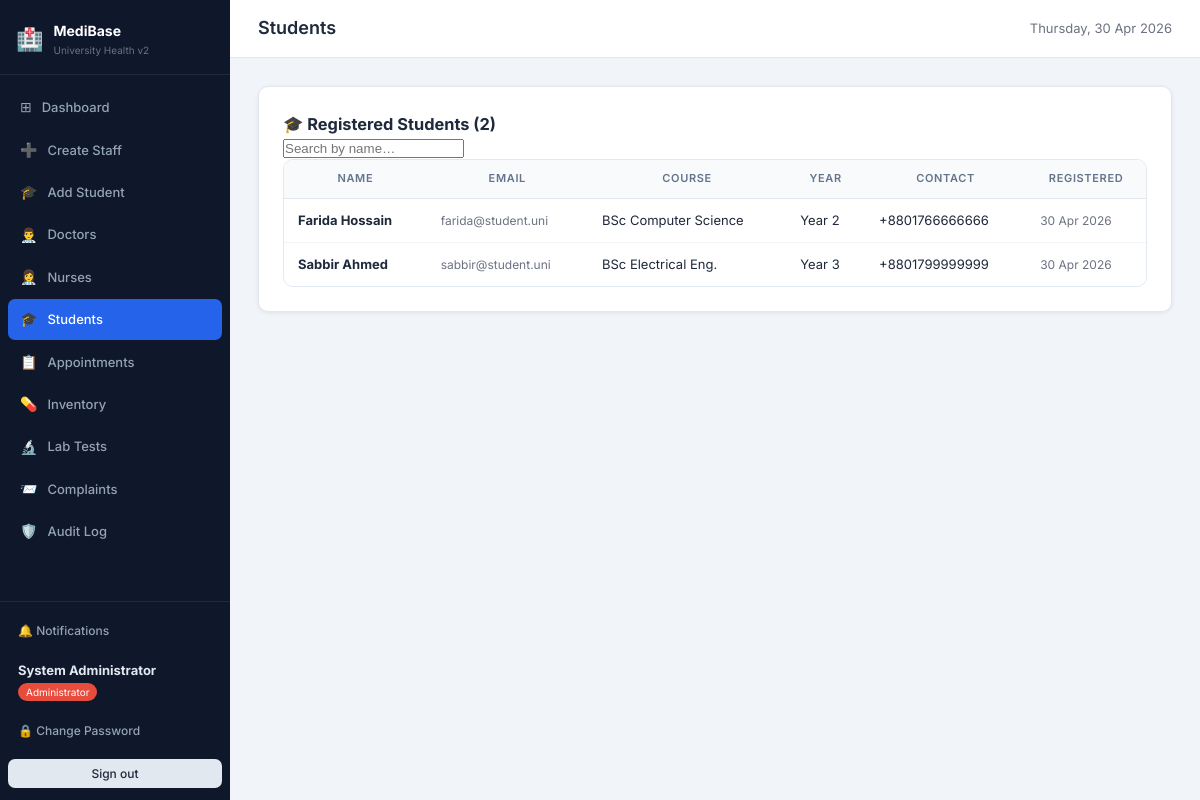
Page /public/admin/students.php (signed in) on the committed database.
### tables this page shows
CREATE TABLE `students` (
  `student_id`       INT UNSIGNED NOT NULL AUTO_INCREMENT,
  `user_id`          INT UNSIGNED NOT NULL,
  `student_uid`      VARCHAR(30) DEFAULT NULL COMMENT 'University-issued unique ID',
  `full_name`        VARCHAR(150) NOT NULL DEFAULT '',
  `email`            VARCHAR(254) NOT NULL,
  `course`           VARCHAR(150) DEFAULT NULL,
  `year_level`       VARCHAR(20) DEFAULT NULL,
  `contact_number`   VARCHAR(20) DEFAULT NULL,
  `blood_group`      VARCHAR(5) DEFAULT NULL,
  `emergency_contact_name`  VARCHAR(150) DEFAULT NULL,
  `emergency_contact_phone` VARCHAR(20) DEFAULT NULL,
  `medical_history`  TEXT DEFAULT NULL,
  `created_at`       DATETIME NOT NULL DEFAULT CURRENT_TIMESTAMP,
  PRIMARY KEY (`student_id`),
  UNIQUE KEY `uq_students_user`  (`user_id`),
  UNIQUE KEY `uq_students_email` (`email`),
  UNIQUE KEY `uq_students_uid`   (`student_uid`),
  KEY `idx_students_name` (`full_name`),
  CONSTRAINT `fk_students_user` FOREIGN KEY (`user_id`) REFERENCES `user` (`user_id`)
    ON DELETE CASCADE ON UPDATE CASCADE
);

### app/controllers/AdminController.php (called while the page is built, shortened)
<?php
require_once __DIR__ . '/../../config/db.php';
require_once __DIR__ . '/../models/StudentModel.php';
class AdminController {
    private StudentModel     $students;
    public function __construct() {
        $this->students      = new StudentModel();
    }
    private function layout(string $pageTitle, string $viewFile, array $vars = []): void {
        extract($vars);
        include __DIR__ . '/../views/shared/header.php';
        include __DIR__ . '/../views/admin/' . $viewFile;
        include __DIR__ . '/../views/shared/footer.php';
    }
    public function listStudents(): void {
        $q        = $_GET['q'] ?? '';
        $students = $q
            ? [$this->students->searchByUid($q)]
            : $this->students->getAll();
        $students = array_filter($students);
        $this->layout('Students', 'list_students.php', compact('students','q'));
    }
}

### public/admin/students.php (called while the page is built, shortened)
<?php
require_once __DIR__ . '/../../app/controllers/AdminController.php';
(new AdminController())->listStudents();

### config/db.php (called while the page is built, shortened)
<?php
function getDB(): PDO {
    static $pdo = null;
    if ($pdo !== null) return $pdo;
    $dsn = "mysql:host=".DB_HOST.";port=".DB_PORT
          .";dbname=".DB_NAME.";charset=".DB_CHARSET;
    try {
        $pdo = new PDO($dsn, DB_USER, DB_PASS, [
            PDO::ATTR_ERRMODE            => PDO::ERRMODE_EXCEPTION,
            PDO::ATTR_DEFAULT_FETCH_MODE => PDO::FETCH_ASSOC,
            PDO::ATTR_EMULATE_PREPARES   => false,
        ]);
    } catch (PDOException $e) {
        http_response_code(500);
        die('<div style="font-family:sans-serif;max-width:600px;margin:60px auto;padding:30px;
             border:1px solid #fca5a5;border-radius:10px;background:#fef2f2;color:#991b1b">
             <h2>⚠️ Database Connection Failed</h2>
             <p style="margin-top:10px"><strong>Error:</strong> '.htmlspecialchars($e->getMessage()).'</p>
             <hr style="margin:16px 0;border-color:#fecaca">
             <p><strong>Fix:</strong> Open <code>config/db.php</code> and check:</p>
             <ul style="margin-top:8px;line-height:2">
               <li>DB_NAME is <code>medibase_uni</code> (imported from medibase_enhanced.sql)</li>
               <li>DB_USER is <code>root</code></li>
               <li>DB_PASS is blank for standard XAMPP</li>
               <li>MySQL/MariaDB is running in XAMPP Control Panel</li>
             </ul>
        </div>');
    }
    return $pdo;
}

### app/models/StudentModel.php (called while the page is built, shortened)
<?php
require_once __DIR__ . '/../../config/db.php';
class StudentModel {
    private PDO $db;
    public function __construct() { $this->db = getDB(); }
    public function getAll(): array {
        return $this->db->query(
            'SELECT s.student_id, s.student_uid, s.full_name, s.email, s.course,
                    s.year_level, s.contact_number, s.blood_group, s.created_at,
                    u.is_first_login
             FROM `students` s
             JOIN `user` u ON u.user_id = s.user_id
             ORDER BY s.full_name')->fetchAll();
    }
}

### app/views/admin/list_students.php (the view, shortened to what this page needs)
<div class="card">
  <div class="card-hd">
    <h3>🎓 Registered Students (<?= count($students) ?>)</h3>
    <input type="text" id="search" placeholder="Search by name…"
           style="max-width:220px" oninput="filterRows(this.value)">
  </div>
  <div class="table-wrap">
    <table>
      <thead>
        <tr><th>Name</th><th>Email</th><th>Course</th><th>Year</th><th>Contact</th><th>Registered</th></tr>
      </thead>
      <tbody id="tbody">
        <?php if (empty($students)): ?>
          <tr><td colspan="6" style="text-align:center;padding:28px;color:#9ca3af">
            No students registered yet.
          </td></tr>
        <?php else: foreach ($students as $s): ?>
          <tr data-name="<?= strtolower(htmlspecialchars($s['full_name'])) ?>">
            <td><strong><?= htmlspecialchars($s['full_name']) ?></strong></td>
            <td style="font-size:12px;color:#6b7280"><?= htmlspecialchars($s['email']) ?></td>
            <td><?= htmlspecialchars($s['course'] ?? '—') ?></td>
            <td><?= htmlspecialchars($s['year_level'] ?? '—') ?></td>
            <td><?= htmlspecialchars($s['contact_number'] ?? '—') ?></td>
            <td style="font-size:12px;color:#6b7280">
              <?= date('d M Y', strtotime($s['created_at'])) ?>
            </td>
          </tr>
        <?php endforeach; endif; ?>
      </tbody>
    </table>
  </div>
</div>

### public/assets/css/style.css (style rules this page uses)
*, *::before, *::after { box-sizing: border-box; margin: 0; padding: 0; }
:root { --bg: #f1f5f9; --sidebar-bg: #0f172a; --sidebar-w: 230px; --card-bg: #ffffff; --primary: #2563eb; --primary-h: #1d4ed8; --success: #16a34a; --danger: #dc2626; --warning: #d97706; --info: #0891b2; --text: #1e293b; --muted: #64748b; --border: #e2e8f0; --radius: 10px; --shadow: 0 1px 4px rgba(0,0,0,.08); --shadow-md: 0 4px 16px rgba(0,0,0,.10); --font: 'Inter', system-ui, sans-serif; }
body { font-family: var(--font); background: var(--bg); color: var(--text); font-size: 14px; line-height: 1.6; }
.card { background: var(--card-bg); border-radius: var(--radius); border: 1px solid var(--border); padding: 24px; box-shadow: var(--shadow); }
.table-wrap { overflow-x: auto; border-radius: var(--radius); border: 1px solid var(--border); }
table { width: 100%; border-collapse: collapse; background: #fff; }
thead th { background: #f8fafc; font-size: 11px; font-weight: 600; text-transform: uppercase; letter-spacing: .06em; color: var(--muted); padding: 10px 14px; border-bottom: 1px solid var(--border); white-space: nowrap; }
tbody td { padding: 11px 14px; border-bottom: 1px solid #f1f5f9; font-size: 13px; vertical-align: middle; }
tbody tr:last-child td { border-bottom: none; }
.table-wrap table { font-size: 13px; }
.card { transition: box-shadow .2s; }

### rows in the picture
students: full_name "Farida Hossain", email "farida@student.uni", course "BSc Computer Science", year_level "Year 2", contact_number "+8801766666666", created_at "30 Apr 2026"
students: full_name "Sabbir Ahmed", email "sabbir@student.uni", course "BSc Electrical Eng.", year_level "Year 3", contact_number "+8801799999999", created_at "30 Apr 2026"

### other values in the picture
$item['icon'] "⊞"
$item['label'] "Dashboard"
$item['icon'] "➕"
$item['label'] "Create Staff"
$item['icon'] "🎓"
$item['label'] "Add Student"
$item['icon'] "👨‍⚕️"
$item['label'] "Doctors"
$item['icon'] "👩‍⚕️"
$item['label'] "Nurses"
$item['label'] "Students"
$item['icon'] "📋"
$item['label'] "Appointments"
$item['icon'] "💊"
$item['label'] "Inventory"
